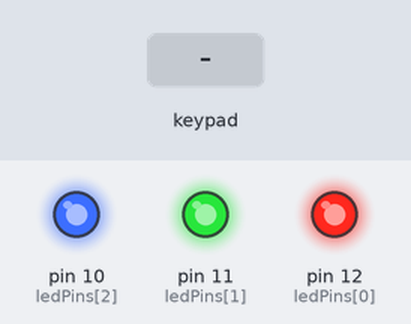
Simulated run of this sketch. Board: Arduino Uno, built with avr-gcc and run on an emulated ATmega328P. On the bench: output pins drawn as LEDs (lit = HIGH). The inputs (shaded band) are chosen by the test bench.

Above: at 1.2 s.
1.3 s: keypad keys 1 2 1 1 1 0 pressed 0.4 s apart
At 2.9 s:
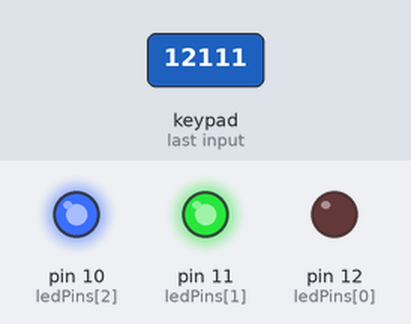
5.2 s: key '3' pressed
At 6.4 s:
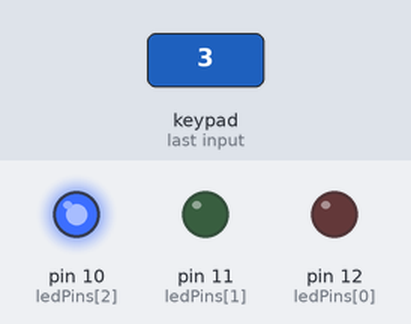
6.7 s: key '4' pressed
At 7.6 s:
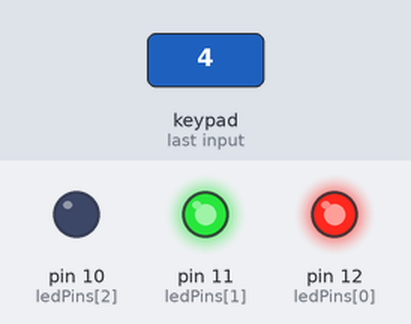
8.2 s: keypad keys 9 8 7 6 pressed 0.4 s apart
At 10.8 s:
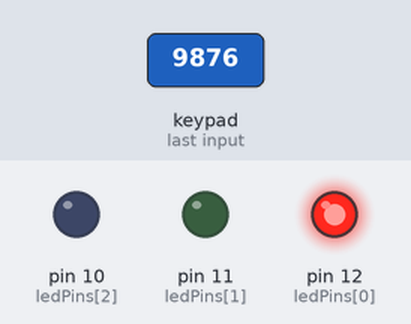
11.3 s: key '5' pressed
At 12.3 s:
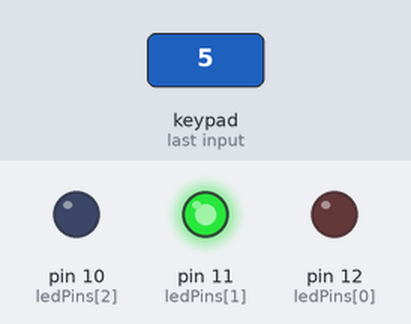
12.8 s: key '1' pressed
At 13.4 s:
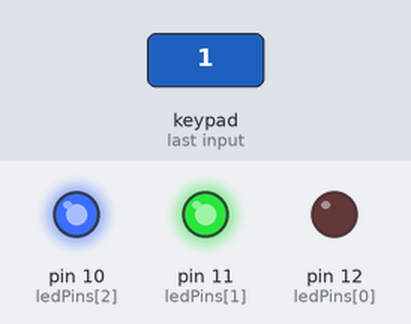
Timing chart, 0 to 15.3 s (numbered marks = the images above; inputs shaded):
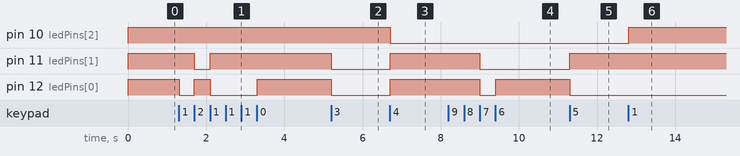

The sketch:

sketch.ino
```cpp
#include "Keypad.h"

const int ledPins[] = {12, 11, 10};

const uint8_t ROWS = 4;
const uint8_t COLS = 4;

const char keymap[ROWS][COLS] = {
  {'1', '2', '3', 'A'},
  {'4', '5', '6', 'B'},
  {'7', '8', '9', 'C'},
  {'*', '0', '#', 'D'}
};

const int intervals[] = {0, 1000, 500, 250};

bool ledStatus[] = {false, false, false};
unsigned long previous_time = 0;
int interval = 0;

byte rowPins[ROWS] = {9, 8, 7, 6};
byte colPins[COLS] = {5, 4, 3, 2};

Keypad key_pad = Keypad(makeKeymap(keymap), rowPins, colPins, ROWS, COLS);

void keypad_handler(char key) {
  byte k = key - '0';
  if (k < 8) {
    set_status(k);
  }

  k = key - 'A';
  if (k >= 0 && k < 4) {
    interval = intervals[k];
  }
}

void show_led(){
  digitalWrite(ledPins[0], !ledStatus[0]);
  digitalWrite(ledPins[1], !ledStatus[1]);
  digitalWrite(ledPins[2], !ledStatus[2]);

}

void blink_led() {
  for (int i = 0; i < 3; i++) {
    if (ledStatus[i]) {
      digitalWrite(ledPins[i], !digitalRead(ledPins[i]));
    }
  }
}

void set_status(int n) {
  interval = n == 0 ? 0 : interval;
  ledStatus[0] = n & 1;
  ledStatus[1] = n & 2;
  ledStatus[2] = n & 4;
}

bool is_correct_key(char ch) {
  return (ch != NO_KEY && ch != '8' && ch != '9'
          && ch != '*' && ch != '#');
}

void setup() {
  for (int i = 0; i < 3; i++) {
    pinMode(ledPins[i], OUTPUT);
    digitalWrite(ledPins[i], HIGH); // выключаем все светодиоды при старте
  }
}

void loop() {

  char keypressed = key_pad.getKey();

  if (is_correct_key(keypressed)) {
    keypad_handler(keypressed);
    show_led();
  }

  if(interval > 0){
    unsigned long current_time = millis();
    if (current_time - previous_time >= interval) {
      previous_time = current_time;
      blink_led();
    }
  }
}
```

Measured:
- after the input at 1.3 s, pin 11 (ledPins[1]): HIGH → LOW after 0.40 s, → HIGH 0.40 s later; pin 12 (ledPins[0]): HIGH → LOW at once, → HIGH 0.39 s later, → LOW 0.40 s later, → HIGH 1.2 s later
- after the input at 5.2 s, pin 11 (ledPins[1]), pin 12 (ledPins[0]): HIGH → LOW at once
- after the input at 6.7 s, pin 10 (ledPins[2]): HIGH → LOW at once; pin 11 (ledPins[1]), pin 12 (ledPins[0]): LOW → HIGH at once
- after the input at 8.2 s, pin 11 (ledPins[1]): HIGH → LOW after 0.80 s; pin 12 (ledPins[0]): HIGH → LOW after 0.80 s, → HIGH 0.40 s later
- after the input at 11.3 s, pin 11 (ledPins[1]): LOW → HIGH at once; pin 12 (ledPins[0]): HIGH → LOW at once
- after the input at 12.8 s, pin 10 (ledPins[2]): LOW → HIGH at once
